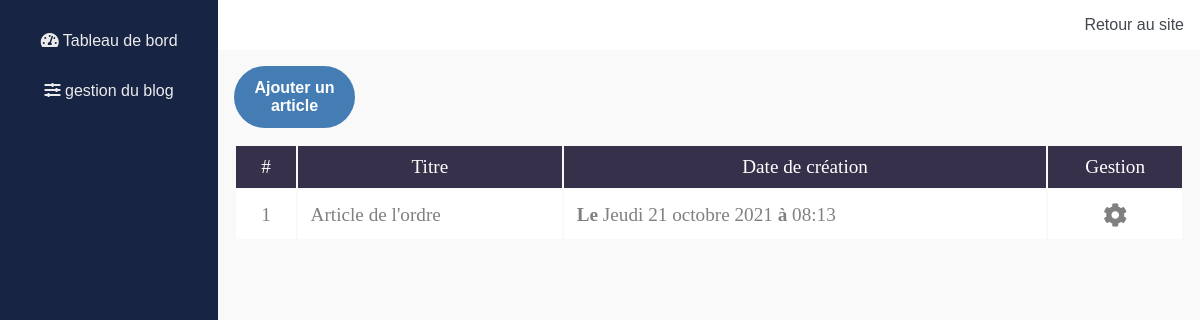
/backend/blog (signed in), run on an earlier commit of the app's database.
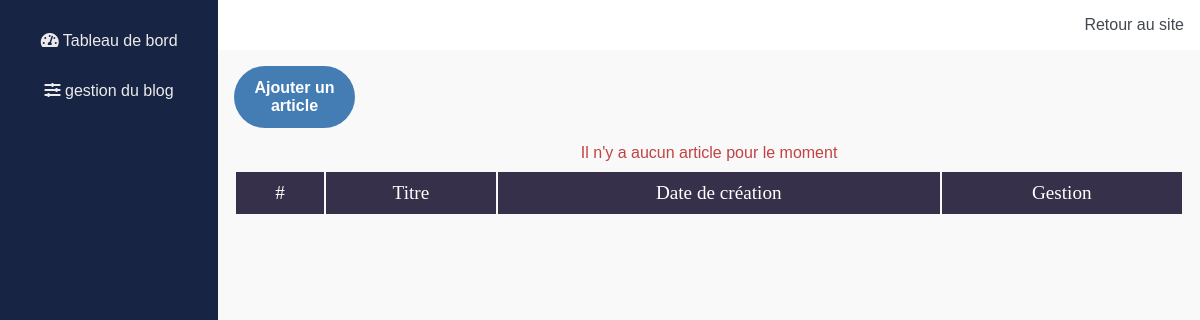
And on a later commit of the database.
### tables this page shows
CREATE TABLE `posts` (
  `post_id` int(11) NOT NULL,
  `post_title` text NOT NULL,
  `post_description` text NOT NULL,
  `post_creation` datetime NOT NULL DEFAULT CURRENT_TIMESTAMP,
  `post_hash` text NOT NULL
);

### backend/controllers/blog.php (called while the page is built, shortened)
<?php
    $totalarticles =  $DB->prepare('SELECT post_id FROM posts');
    $totalarticles->execute();
    $totalarticles = $totalarticles->rowCount();
    $totalpages = ceil($totalarticles/$pagearticles);
    if(isset($_GET['page']) AND !empty($_GET['page']) AND $_GET['page'] > 0 AND $_GET['page'] <= $totalpages) {
        $_GET['page'] = intval($_GET['page']);
        $currentpage = $_GET['page'];
    } else {
        $currentpage = 1;
    }
    $start = ($currentpage-1)*$pagearticles;
    require "backend/models/all_posts.php";
    include "backend/views/blog.php";

### backend/models/all_posts.php (called while the page is built)
<?php
$all_posts = $DB->prepare("SELECT * FROM posts WHERE post_id  ORDER BY post_id DESC LIMIT ".$start." , ".$pagearticles."");
$all_posts->execute();
$number_posts = $all_posts->rowCount();

### backend/controllers/functions/date_function.php (called while the page is built)
<?php
function dateToFrench($date, $format)
{
    $english_days = array('Monday', 'Tuesday', 'Wednesday', 'Thursday', 'Friday', 'Saturday', 'Sunday');
    $french_days = array('Lundi', 'Mardi', 'Mercredi', 'Jeudi', 'Vendredi', 'Samedi', 'Dimanche');
    $english_months = array('January', 'February', 'March', 'April', 'May', 'June', 'July', 'August', 'September', 'October', 'November', 'December');
    $french_months = array('janvier', 'février', 'mars', 'avril', 'mai', 'juin', 'juillet', 'août', 'septembre', 'octobre', 'novembre', 'décembre');
    return str_replace($english_months, $french_months, str_replace($english_days, $french_days, date($format, strtotime($date) ) ) );
}

### backend/views/blog.php (the view, shortened to what this page needs)
<div class="container">
    <a class="add-post" href="add-post">Ajouter un article</a>
    <table>
        <thead>
            <tr>
                <th>#</th>
                <th>Titre</th>
                <th>Date de création</th>
                <th>Gestion</th>
            </tr>
        </thead>
        <tbody>
            <?php
            if ($number_posts < 1) { ?>
                <div class="no-post">Il n'y a aucun article pour le moment</div>
                <?php
            } else {
                while ($posts = $all_posts->fetch()) {
                    $post['id'] = strip_tags(trim($posts['post_id']));
                    $post['title'] = utf8_encode(strip_tags(trim($posts['post_title'])));
                    $post['content'] = utf8_encode(strip_tags(trim($posts['post_description'])));
                    $post['creation'] = strip_tags(trim($posts['post_creation']));
                    $post['hash'] = strip_tags(trim($posts['post_hash']));
                ?>
                    <tr>
                        <td class="settings"><?= $post['id']; ?></td>
                        <td><?= $post['title']; ?></td>
                        <td><b>Le</b> <?= dateToFrench($post['creation'], 'l j F Y' . ' <b>à</b>' . ' H:i'); ?></td>
                        <td class="settings"><i onclick="javascript:window.location.href='/backend/edit/<?= $post['hash']; ?>'" class="fas fa-cog spin"></i></td>
                    </tr>
            <?php }
            } ?>
        </tbody>
    </table>
</div>

### index.php (shortened to what this page needs)
<?php
$url = "";
$patch_root = $_SERVER['DOCUMENT_ROOT'] . "/";
$pagearticles = 10;
if (isset($_GET["url"])) {
    $url = explode("/", $_GET["url"]);
}
if ($url == "") {
    require $patch_root . "controllers/home.php";
    if (file_exists("controllers/title_controller.php")) {
        include_once("controllers/title_controller.php");
    }
} else if (isset($url[0]) && file_exists("controllers/" . $url[0] . ".php")) {
    require $patch_root . "controllers/" . $url[0] . ".php";
    if (file_exists("controllers/title_controller.php")) {
        include_once("controllers/title_controller.php");
    }
} else if (isset($url[0]) && $url[0] == "backend") {
    require $patch_root . $url[0] . "/index.php";
} else {
    require $patch_root . "404.php";
    if (file_exists("controllers/title_controller.php")) {
        include_once("controllers/title_controller.php");
    }
}

### backend/index.php (shortened to what this page needs)
<?php
$url = "";
$patch_root = $_SERVER['DOCUMENT_ROOT'] . "/";
$assets_url = "/backend/assets/";
require_once($patch_root . "backend/controllers/functions/date_function.php");
if (isset($_SESSION['id'])) {
    if (isset($_GET["url"])) {
        $url = explode("/", $_GET["url"]);
    }
    require_once $patch_root . "backend/views/bases/header_view.php";
    if ($url == "") {
        require $patch_root . "backend/controllers/dashboard.php";
        if (file_exists("controllers/title.php")) {
            include_once("controllers/title.php");
        }
    } else if (isset($url[0]) && isset($url[1]) && $url[0] == "backend" && file_exists($patch_root . $url[0] . "/"  . "controllers/" . $url[1] . ".php")) {
        require $patch_root . $url[0] . "/"  . "controllers/" . $url[1] . ".php";
    } else {
        require $patch_root . "404.php";
    }
} else {
    require_once "controllers/auth.php";
}

### backend/views/bases/header_view.php (shortened to what this page needs)
<link rel="stylesheet" href="<?= $assets_url . "css/admin.css"; ?>">
<link rel="stylesheet" href="<?= $assets_url . "css/sidebar.css"; ?>">
<link rel="stylesheet" href="<?= $assets_url . "css/dashboard.css"; ?>">
<link rel="stylesheet" href="<?= $assets_url . "css/tables.css"; ?>">
<link rel="stylesheet" href="<?= $assets_url . "css/form.css"; ?>">
<link rel="stylesheet" href="<?= $assets_url . "css/tooltip.css"; ?>">
<link rel="stylesheet" href="<?= $assets_url . "css/wbbtheme.css"; ?>">
<link rel="stylesheet" href="<?= $assets_url . "css/pagination.css"; ?>">
<link rel="stylesheet" href="<?= $assets_url . "css/admin_breakpoint.css"; ?>">
<link href="https://pro.fontawesome.com/releases/v5.10.0/css/all.css" rel="stylesheet">
<div class="sidebar" id="sidebar">
    <ul>
        <li <?php if(isset($page) && $page == "Tableau de bord") { echo 'class="active"'; } ?>><a href="/backend/"><i class="fas fa-tachometer-alt"></i> Tableau de bord</a></li>
        <li><a href="/backend/blog"><i class="fas fa-sliders-h"></i> gestion du blog</a></li>
    </ul>
</div>
<div class="row">
<div class="header">
    <div class="link">
        <a href="/">Retour au site</a>
    </div>
</div>

### backend/assets/css/admin.css (style rules this page uses)
.row { width: calc(100% - 10%); background-color: #F9F9F9; }

### backend/assets/css/sidebar.css (style rules this page uses)
.sidebar { display: flex; background-color: #182444; width: 20%; user-select: none; height: 100vh; transition: 0.5s; }
.sidebar ul { text-align: center; width: 100%; padding-left: 0; }
.sidebar ul li { display: flex; list-style: none; justify-content: center; width: 100%; transition: all 0.5s ease; }
.sidebar ul li a { text-decoration: none; color: #ebebeb; font-size: 1rem; transition: all 0.5s ease; font-weight: 400; text-align: center; padding: 1rem; }
.header { display: flex; background-color: #fff; padding: 1rem; clear: both; justify-content: end; }
.header .link a { text-decoration: none; color: #434750; transition: all 0.5s ease; }

### backend/assets/css/dashboard.css (style rules this page uses)
.container { height: 80%; display: flex; flex-direction: column; clear: both; padding: 1rem; }
a.add-post { min-width: 10%; width: 10%; background-color:#447db3; text-align: center; padding: 0.8rem; border-radius: 2rem; margin-bottom: 1rem; color: white; text-decoration: none; font-weight: bold; transition: all 0.5s ease; user-select: none; }

### backend/assets/css/tables.css (style rules this page uses)
table thead { background-color: #36304a; padding: 1rem; border-radius: 2rem; }
table th { font-family: OpenSans-Regular; font-size: 1.2rem; color: #fff; line-height: 1.2; font-weight: unset; padding: 0.6rem; }
.no-post { text-align: center; margin-bottom: 0.5rem; color: #c34141; }
tbody tr { font-family: OpenSans-Regular; font-size: 1.2rem; color: gray; line-height: 1.2; font-weight: unset; background-color: white; transition: all 0.5s ease; }
tbody tr .settings { text-align: center; }
tbody td { padding: 0.8rem; }
tbody i { font-size: 1.5rem; cursor: pointer; }

What changed in the data, as far as the page shows it:
removed posts: post_id "1", post_title "Article de l'ordre", post_creation "Jeudi 21 octobre 2021 à 08:13"
Also different on the page:
text now shown: "Il n'y a aucun article pour le moment"
